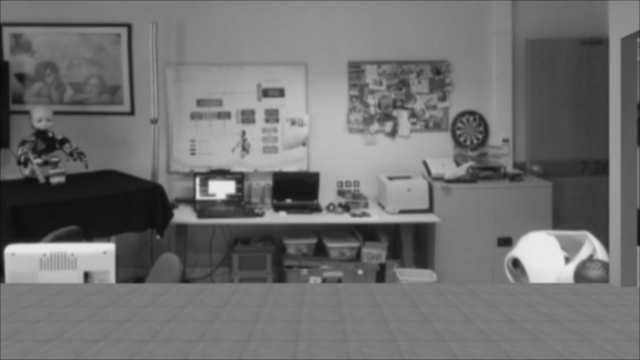
#> input picture past_files/0.125x_blur.png, 640 x 360 px
$ python test_fast.py   (Python 2 division)   (older library calls are emulated)
#> lines starting #> are read from the running program, lines starting #| are printed output that depends on the picture
import numpy as np
import cv2
from matplotlib import pyplot as plt

img = cv2.imread('0.125x_blur.png',0)
#> img is the input picture: shape (360, 640); min 9, max 235, mean 111.9

# Initiate FAST object with default values
fast = cv2.FastFeatureDetector().create(20)

# find and draw the keypoints
kp = fast.detect(img, None)
#> kp = 470 keypoints; strongest (x, y, size): (197, 179, 7), (566, 263, 7), (197, 198, 7), (360, 272, 7)
img2 = cv2.drawKeypoints(img, kp, None, color=(255,0,0))
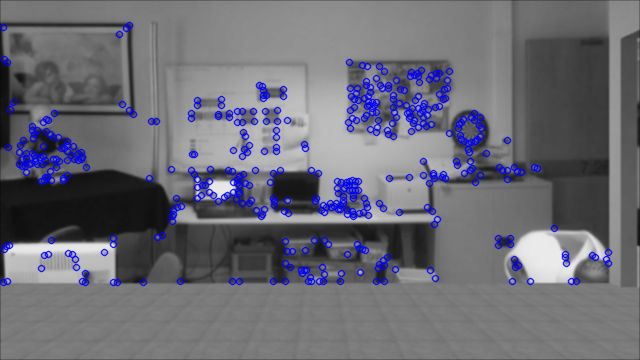
#> img2: shape (360, 640, 3); mean of channels 0, 1, 2 117.9, 107.5, 107.5; drawn as B, G, R

# Print all default params
'''
print "Threshold: ", fast.getInt('threshold')
print "nonmaxSuppression: ", fast.getBool('nonmaxSuppression')
print "neighborhood: ", fast.getInt('type')
print "Total Keypoints with nonmaxSuppression: ", len(kp)
'''

cv2.imwrite('fast_true.png',img2)

# Disable nonmaxSuppression
#> (the run stopped early here; a loop or call above may not have finished)

$ run again, with past_files/0.25x_blur.png copied over past_files/0.125x_blur.png
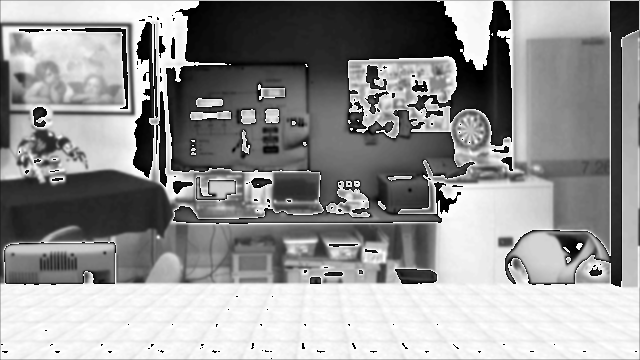
#> input picture past_files/0.25x_blur.png, 640 x 360 px
#> img is the input picture: shape (360, 640); min 0, max 255, mean 148.1
#> kp = 1643 keypoints; strongest (x, y, size): (444, 4, 7), (194, 7, 7), (185, 9, 7), (187, 9, 7)
#> `img2 = cv2.drawKeypoints(img, kp, None, color=(255,0,0))`:
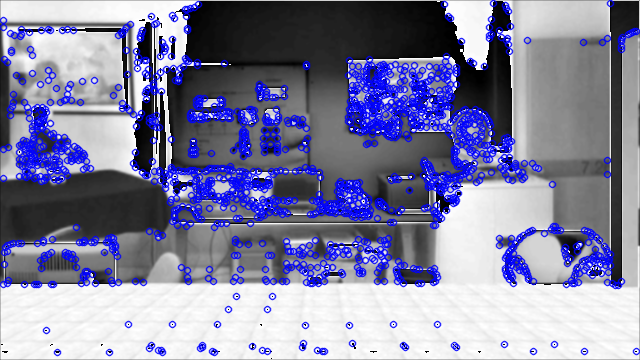
#> img2: shape (360, 640, 3); mean of channels 0, 1, 2 162.3, 130.9, 130.9; drawn as B, G, R

$ run again, with past_files/0.5x_blur.png copied over past_files/0.125x_blur.png
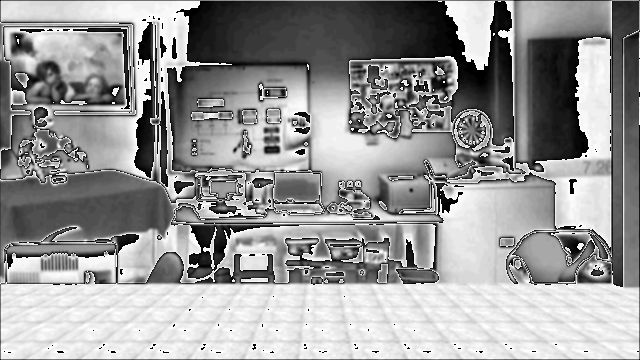
#> input picture past_files/0.5x_blur.png, 640 x 360 px
#> img is the input picture: shape (360, 640); min 0, max 255, mean 151.8
#> kp = 3098 keypoints; strongest (x, y, size): (445, 4, 7), (189, 9, 7), (446, 14, 7), (187, 16, 7)
#> `img2 = cv2.drawKeypoints(img, kp, None, color=(255,0,0))`:
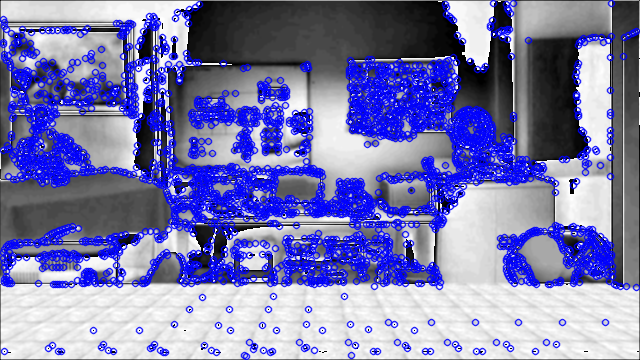
#> img2: shape (360, 640, 3); mean of channels 0, 1, 2 176.7, 123.4, 123.4; drawn as B, G, R
